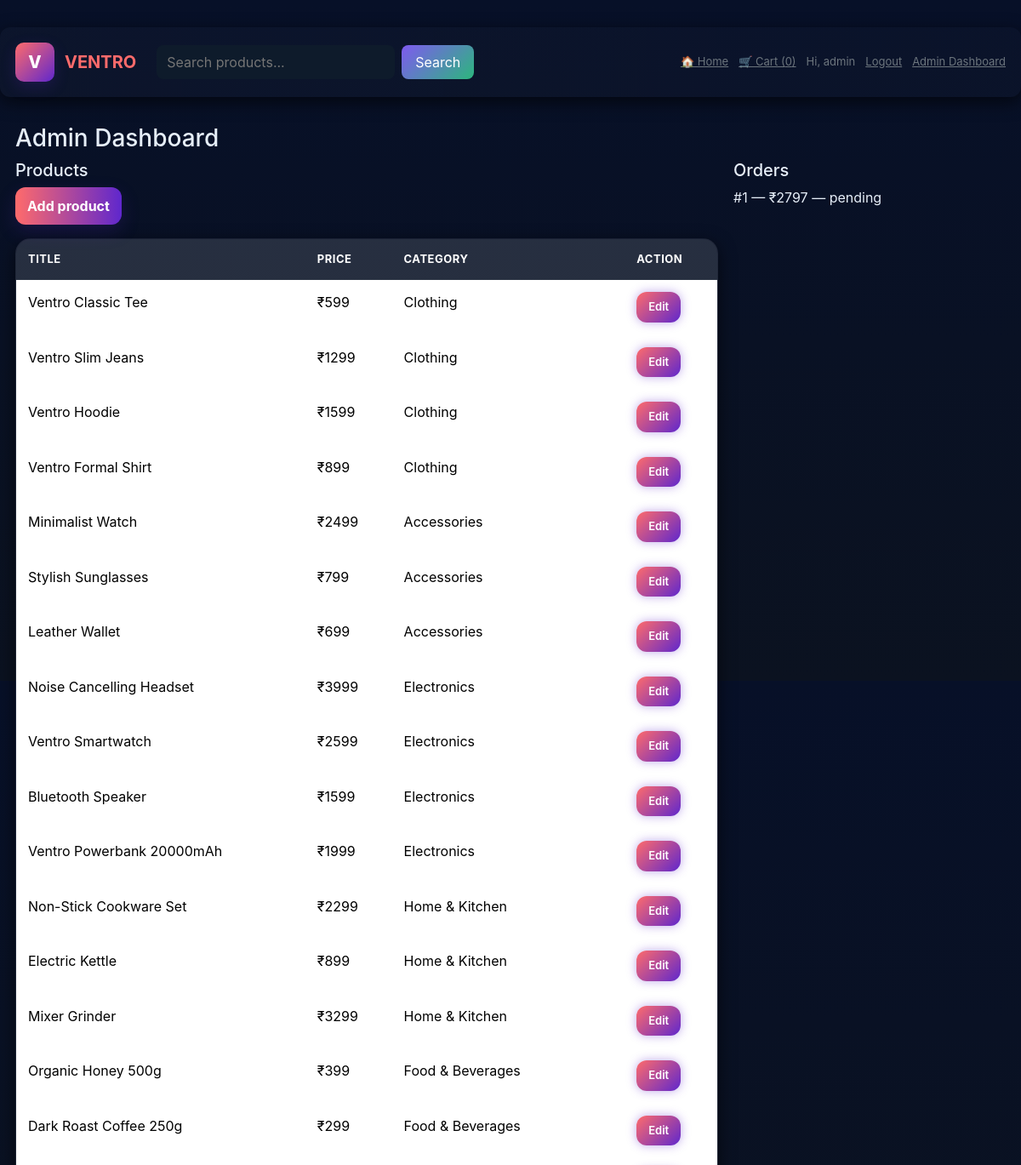
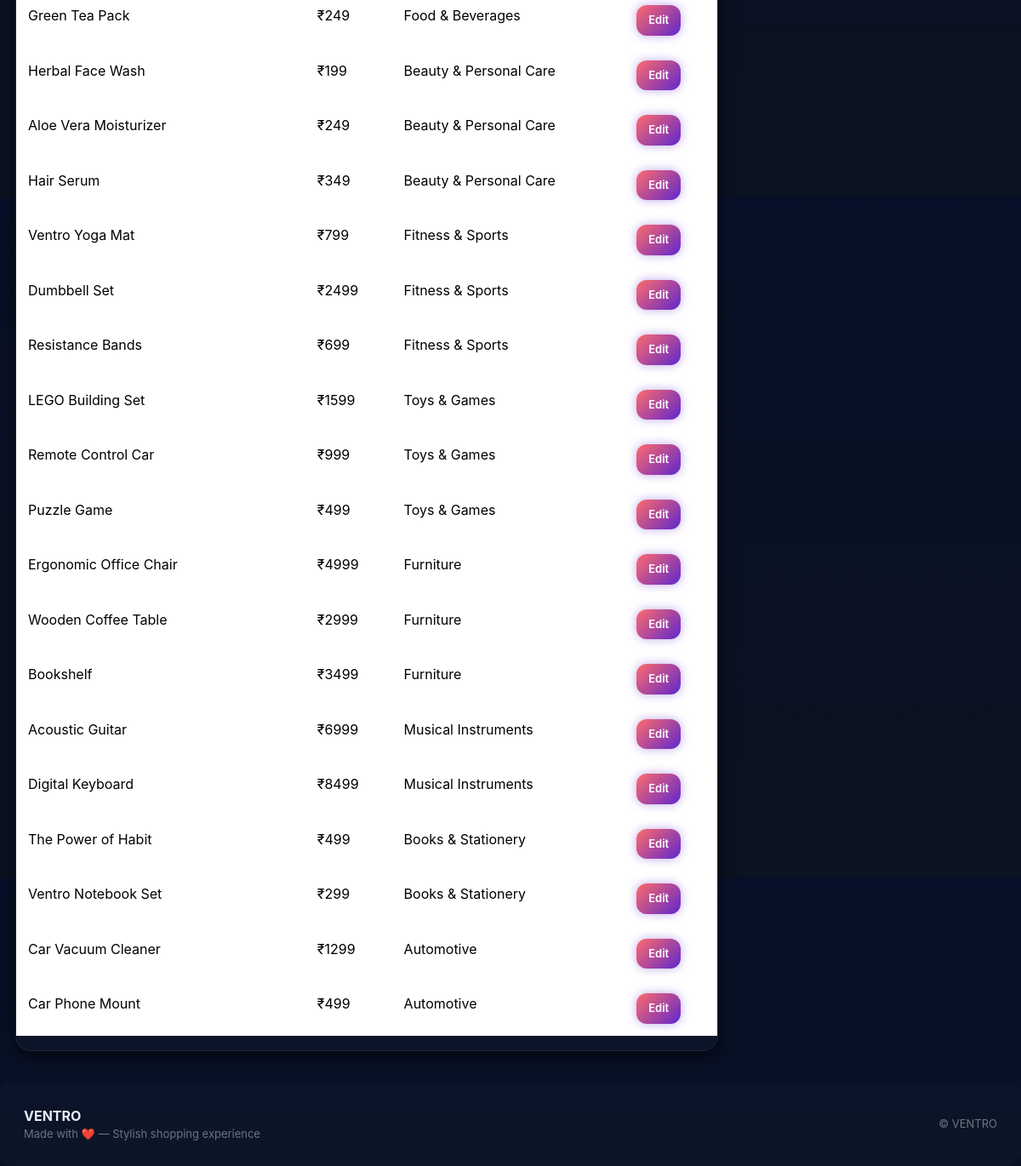
The app's page /admin/dashboard (signed in) with its own data (2 pictures, top to bottom).
### models.py (models this page shows)
class User(db.Model, UserMixin):
    id = db.Column(db.Integer, primary_key=True)
    username = db.Column(db.String(80), unique=True, nullable=False)
    email = db.Column(db.String(200), unique=True, nullable=False)
    password_hash = db.Column(db.String(200), nullable=False)
    is_admin = db.Column(db.Boolean, default=False)

class Product(db.Model):
    id = db.Column(db.Integer, primary_key=True)
    title = db.Column(db.String(200), nullable=False)
    slug = db.Column(db.String(250), unique=True, nullable=False)
    description = db.Column(db.Text, nullable=True)
    price = db.Column(db.Integer, nullable=False)  # price in rupees
    image = db.Column(db.String(300), nullable=True)
    category_id = db.Column(db.Integer, db.ForeignKey('category.id'))
    category = db.relationship('Category', backref='products')
    is_available = db.Column(db.Boolean, default=True)  # ✅ added field
    created_at = db.Column(db.DateTime, default=datetime.utcnow)

class Category(db.Model):
    id = db.Column(db.Integer, primary_key=True)
    name = db.Column(db.String(80), unique=True, nullable=False)
    slug = db.Column(db.String(120), unique=True, nullable=False)
    created_at = db.Column(db.DateTime, default=datetime.utcnow)

class Order(db.Model):
    id = db.Column(db.Integer, primary_key=True)
    stripe_session_id = db.Column(db.String(200), nullable=True)
    amount = db.Column(db.Integer, nullable=False)
    created_at = db.Column(db.DateTime, default=datetime.utcnow)
    status = db.Column(db.String(50), default="pending")

### app.py (the view)
    @app.route('/admin/dashboard')
    @login_required
    def admin_dashboard():
        if not current_user.is_admin:
            flash("Access denied", "danger")
            return redirect(url_for('home'))
        products = Product.query.all()
        orders = Order.query.order_by(Order.created_at.desc()).all()
        return render_template('admin/dashboard.html', products=products, orders=orders)

### templates/admin/dashboard.html (shortened to what this page needs)
{% extends "base.html" %}
{% block content %}
<h3>Admin Dashboard</h3>
<div style="display:flex;gap:18px">
  <div style="flex:1">
    <h5>Products</h5>
    <a class="button" href="{{ url_for('admin_product_form') }}">Add product</a>
    <div class="admin-card">
      <table class="table">
        <thead>
          <tr>
            <th>Title</th>
            <th>Price</th>
            <th>Category</th>
            <th>Action</th>
          </tr>
        </thead>
        <tbody>
          {% for p in products %}
          <tr>
            <td>{{ p.title }}</td>
            <td>₹{{ p.price }}</td>
            <td>{{ p.category.name if p.category else '' }}</td>
            <td>
              <a href="{{ url_for('admin_edit_product', product_id=p.id) }}" class="button small-btn">Edit</a>
            </td>
          </tr>
          {% endfor %}
        </tbody>
      </table>
    </div>
  </div>
  <div style="width:320px">
    <h5>Orders</h5>
    <ul style="padding:0;list-style:none">
      {% for o in orders %}
      <li class="order-item">
        #{{ o.id }} — ₹{{ o.amount }} — {{ o.status }}
      </li>
      {% endfor %}
    </ul>
  </div>
</div>
{% endblock %}

### templates/partials/nav.html
<nav class="navbar container">
  <div class="brand">
    <div class="logo">V</div>
    VENTRO
  </div>
  <div class="search">
    <form action="{{ url_for('search') }}" method="get" style="display: flex; align-items: center;">
      <input
        type="text"
        name="q"
        placeholder="Search products..."
        value="{{ request.args.get('q', '') }}"
        style="background-color: #0e1b2b; color: #fff; border: none; border-radius: 8px; padding: 8px 12px; width: 280px;"
      />
      <button
        type="submit"
        style="margin-left: 8px; background: linear-gradient(135deg, #7f5af0, #2cb67d); border: none; color: #fff; padding: 8px 16px; border-radius: 8px; cursor: pointer;"
      >
        Search
      </button>
    </form>
  </div>
  <div style="display:flex;gap:12px;align-items:center">
    <a class="small-muted" href="{{ url_for('home') }}">🏠 Home</a>
    <a class="small-muted" href="{{ url_for('cart') }}">🛒 Cart ({{ session.get('cart')|length if session.get('cart') else 0 }})</a>
    {% if current_user.is_authenticated %}
      <span class="small-muted">Hi, {{ current_user.username }}</span>
      <a class="small-muted" href="{{ url_for('logout') }}">Logout</a>
      {% if current_user.is_admin %}
        <a class="small-muted" href="{{ url_for('admin_dashboard') }}">Admin Dashboard</a>
      {% endif %}
    {% else %}
      <a class="small-muted" href="{{ url_for('login') }}">Login</a>
      <a class="small-muted" href="{{ url_for('register') }}">Sign up</a>
      <a class="small-muted" href="{{ url_for('admin_login') }}" style="color: var(--accent); font-weight: 600;">Admin Login</a>
    {% endif %}
  </div>
</nav>

### static/css/style.css (style rules this page uses)
:root { --accent: #ff6b6b; --accent-2: #5f27cd; --muted: #6c757d; --bg: #0f1724; --card: #0b1220; --glass: rgba(255,255,255,0.03); --glass-2: rgba(255,255,255,0.02); --radius: 18px; --shadow: 0 6px 20px rgba(0,0,0,0.6); }
* { box-sizing: border-box; }
html, body { height: 100%; }
body { margin: 0; font-family: 'Inter', system-ui, -apple-system, "Segoe UI", Roboto, "Helvetica Neue", Arial; background: linear-gradient(180deg, #071028 0%, #0b1220 100%); color: #e6eef8; -webkit-font-smoothing: antialiased; }
.container { max-width: 1200px; margin: 32px auto; padding: 0 18px; }
.navbar { display: flex; align-items: center; justify-content: space-between; padding: 18px; background: linear-gradient(90deg, rgba(255,255,255,0.02), rgba(255,255,255,0.01)); border-radius: 12px; box-shadow: var(--shadow); margin-bottom: 20px; }
.brand { display: flex; align-items: center; gap: 12px; font-weight: 700; font-size: 20px; color: var(--accent); }
.brand .logo { width: 46px; height: 46px; border-radius: 10px; background: linear-gradient(135deg, var(--accent), var(--accent-2)); display: flex; align-items: center; justify-content: center; box-shadow: 0 6px 18px rgba(95,39,205,0.2); color: white; font-weight: 800; }
.search { flex: 1; margin: 0 24px; }
.search input { width: 100%; padding: 12px 16px; border-radius: 12px; border: 0; background: var(--glass); color: inherit; outline: none; }
.button { display: inline-block; padding: 10px 14px; border-radius: 12px; font-weight: 700; text-decoration: none; background: linear-gradient(90deg, var(--accent), var(--accent-2)); color: white; border: 0; box-shadow: 0 8px 22px rgba(95,39,205,0.18); }
.table { width: 100%; border-collapse: collapse; }
.table th, .table td { padding: 12px; border-bottom: 1px solid rgba(255,255,255,0.03); text-align: left; }
.small-muted { color: var(--muted); font-size: 13px; }
.admin-card { background: linear-gradient(180deg, rgba(255,255,255,0.05), rgba(255,255,255,0.02)); border-radius: 18px; box-shadow: var(--shadow); padding: 0; margin-top: 16px; overflow: hidden; border: 1px solid rgba(255,255,255,0.05); }
.table { width: 100%; border-collapse: collapse; color: #e6eef8; background: transparent; }
.table th { background: rgba(255,255,255,0.08); color: #fff; font-weight: 700; text-transform: uppercase; font-size: 13px; letter-spacing: 0.5px; padding: 14px; }
.table td { padding: 14px; border-bottom: 1px solid rgba(255,255,255,0.06); }
.table tr { transition: background 0.25s ease, transform 0.2s ease; }
.small-btn { padding: 8px 14px; font-size: 13px; border-radius: 12px; font-weight: 600; border: none; cursor: pointer; background: linear-gradient(135deg, var(--accent), var(--accent-2)); color: #fff; box-shadow: 0 0 12px rgba(95,39,205,0.4); transition: all 0.25s ease; }

### records on screen
User: username "admin"
Product: title "Ventro Classic Tee", price "599", category "Clothing"
Product: title "Ventro Slim Jeans", price "1299", category "Clothing"
Product: title "Ventro Hoodie", price "1599", category "Clothing"
Product: title "Ventro Formal Shirt", price "899", category "Clothing"
Product: title "Minimalist Watch", price "2499", category "Accessories"
Product: title "Stylish Sunglasses", price "799", category "Accessories"
Product: title "Leather Wallet", price "699", category "Accessories"
Product: title "Noise Cancelling Headset", price "3999", category "Electronics"
Product: title "Ventro Smartwatch", price "2599", category "Electronics"
Product: title "Bluetooth Speaker", price "1599", category "Electronics"
Product: title "Ventro Powerbank 20000mAh", price "1999", category "Electronics"
Product: title "Non-Stick Cookware Set", price "2299", category "Home & Kitchen"
Product: title "Electric Kettle", price "899", category "Home & Kitchen"
Product: title "Mixer Grinder", price "3299", category "Home & Kitchen"
Product: title "Organic Honey 500g", price "399", category "Food & Beverages"
Product: title "Dark Roast Coffee 250g", price "299", category "Food & Beverages"
Product: title "Green Tea Pack", price "249", category "Food & Beverages"
Product: title "Herbal Face Wash", price "199", category "Beauty & Personal Care"
Product: title "Aloe Vera Moisturizer", price "249", category "Beauty & Personal Care"
Product: title "Hair Serum", price "349", category "Beauty & Personal Care"
Product: title "Ventro Yoga Mat", price "799", category "Fitness & Sports"
Product: title "Dumbbell Set", price "2499", category "Fitness & Sports"
Product: title "Resistance Bands", price "699", category "Fitness & Sports"
Product: title "LEGO Building Set", price "1599", category "Toys & Games"
Product: title "Remote Control Car", price "999", category "Toys & Games"
Product: title "Puzzle Game", price "499", category "Toys & Games"
Product: title "Ergonomic Office Chair", price "4999", category "Furniture"
Product: title "Wooden Coffee Table", price "2999", category "Furniture"
Product: title "Bookshelf", price "3499", category "Furniture"
Product: title "Acoustic Guitar", price "6999", category "Musical Instruments"
Product: title "Digital Keyboard", price "8499", category "Musical Instruments"
Product: title "The Power of Habit", price "499", category "Books & Stationery"
Product: title "Ventro Notebook Set", price "299", category "Books & Stationery"
Product: title "Car Vacuum Cleaner", price "1299", category "Automotive"
Product: title "Car Phone Mount", price "499", category "Automotive"
Order: id "1", amount "2797", status "pending"

### other values on screen
{{ session.get('cart')|length if session.get('cart') else 0 }} "0"
